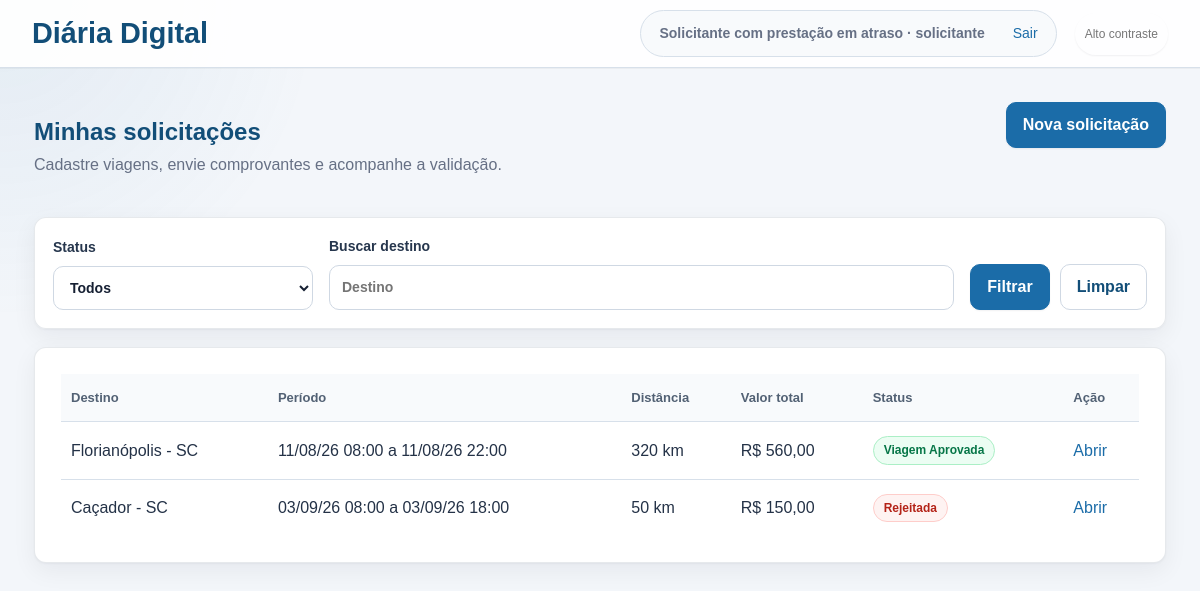
The app's page /solicitante (signed in) with its own data.
### tables this page shows
CREATE TABLE users (
                id INTEGER PRIMARY KEY AUTOINCREMENT,
                name TEXT NOT NULL,
                email TEXT NOT NULL UNIQUE,
                password_hash TEXT NOT NULL,
                role TEXT NOT NULL CHECK(role IN ('solicitante', 'validador'))
            , daily_group TEXT, registration TEXT, public_position TEXT, cpf TEXT);

CREATE TABLE requests (
                id INTEGER PRIMARY KEY AUTOINCREMENT,
                user_id INTEGER NOT NULL,
                destination TEXT NOT NULL,
                departure_date TEXT NOT NULL,
                return_date TEXT NOT NULL,
                objective TEXT NOT NULL,
                estimated_amount REAL NOT NULL,
                status TEXT NOT NULL DEFAULT 'rascunho',
                validator_comment TEXT,
                accountability_text TEXT,
                created_at TEXT NOT NULL,
                updated_at TEXT NOT NULL, daily_group TEXT, daily_range TEXT, has_overnight INTEGER DEFAULT 1, accountability_departure_time TEXT, accountability_arrival_time TEXT, transport_mode TEXT, departure_km REAL, arrival_km REAL, refund_amount REAL DEFAULT 0, departure_time TEXT, return_time TEXT, distance_km REAL, daily_factor REAL, base_amount REAL, overnight_count INTEGER DEFAULT 0, daily_quantity REAL,
                FOREIGN KEY(user_id) REFERENCES users(id)
            );

### app.py (the view)
@app.route("/solicitante")
@role_required("solicitante")
def requester_dashboard():
    user = current_user()
    overdue_accountability = get_overdue_accountability(user["id"])
    status_filter = request.args.get("status", "")
    search = request.args.get("q", "").strip()
    filters = ["user_id = ?"]
    params = [user["id"]]
    if status_filter:
        filters.append("status = ?")
        params.append(status_filter)
    if search:
        filters.append("destination LIKE ?")
        params.append(f"%{search}%")
    where_clause = " AND ".join(filters)
    with get_db() as db:
        requests = db.execute(
            f"SELECT * FROM requests WHERE {where_clause} ORDER BY created_at DESC",
            params,
        ).fetchall()
    return render_template(
        "requester_dashboard.html",
        requests=requests,
        overdue_accountability=overdue_accountability,
        selected_status=status_filter,
        search=search,
    )

### app.py (called while the page is built)
def get_db():
    conn = sqlite3.connect(DATABASE)
    conn.row_factory = sqlite3.Row
    return conn

def current_user():
    if "user_id" not in session:
        return None
    with get_db() as db:
        return db.execute("SELECT * FROM users WHERE id = ?", (session["user_id"],)).fetchone()

@app.context_processor
def inject_user():
    return {
        "current_user": current_user(),
        "daily_groups": DAILY_GROUPS,
        "daily_ranges": DAILY_RANGES,
        "status_labels": STATUS_LABELS,
        "role_labels": ROLE_LABELS,
    }

def get_overdue_accountability(user_id):
    deadline_date = (datetime.now().date() - timedelta(days=ACCOUNTABILITY_DEADLINE_DAYS)).isoformat()
    with get_db() as db:
        return db.execute(
            """
            SELECT *
            FROM requests
            WHERE user_id = ?
            AND return_date <= ?
            AND (
                (status = 'aprovada' AND (accountability_text IS NULL OR TRIM(accountability_text) = ''))
                OR status = 'prestacao_correcao_solicitada'
            )
            ORDER BY return_date ASC
            LIMIT 1
            """,
            (user_id, deadline_date),
        ).fetchone()

@app.template_filter("date_br")
def date_br(value):
    if not value:
        return ""
    return datetime.fromisoformat(value).strftime("%d/%m/%y")

@app.template_filter("moeda_br")
def moeda_br(value):
    amount = float(value or 0)
    formatted = f"{amount:,.2f}"
    return formatted.replace(",", "X").replace(".", ",").replace("X", ".")

@app.template_filter("decimal_br")
def decimal_br(value, places=1):
    if value is None:
        return "-"
    return f"{float(value):.{places}f}".replace(".", ",")

@app.template_filter("status_label")
def status_label(value):
    return STATUS_LABELS.get(value, str(value).replace("_", " ").title())

@app.template_filter("status_class")
def status_class(value):
    return f"status-{str(value).replace('_', '-')}"

def role_required(role):
    def decorator(view):
        @wraps(view)
        def wrapped_view(**kwargs):
            user = current_user()
            if user is None:
                return redirect(url_for("login"))
            if user["role"] != role:
                abort(403)
            return view(**kwargs)
        return wrapped_view
    return decorator

### templates/requester_dashboard.html (shortened to what this page needs)
{% extends "base.html" %}
{% block content %}
<div class="page-heading">
    <div>
        <h1>Minhas solicitações</h1>
        <p class="muted">Cadastre viagens, envie comprovantes e acompanhe a validação.</p>
    </div>
    {% if overdue_accountability %}
        <span class="button disabled">Nova solicitação</span>
    {% else %}
        <a class="button" href="{{ url_for('new_request') }}">Nova solicitação</a>
    {% endif %}
</div>
<form method="get" class="filter-bar">
    <label>
        Status
        <select name="status">
            <option value="">Todos</option>
        </select>
    </label>
    <label>
        Buscar destino
        <input type="search" name="q" value="{{ search }}" placeholder="Destino">
    </label>
    <div class="filter-actions">
        <button type="submit">Filtrar</button>
        <a class="button secondary" href="{{ url_for('requester_dashboard') }}">Limpar</a>
    </div>
</form>
<section class="table-card">
    <table>
        <thead>
            <tr>
                <th>Destino</th>
                <th>Período</th>
                <th>Distância</th>
                <th>Valor total</th>
                <th>Status</th>
                <th>Ação</th>
            </tr>
        </thead>
        <tbody>
            {% for item in requests %}
                <tr>
                    <td data-label="Destino">{{ item["destination"] }}</td>
                    <td data-label="Período">{{ item["departure_date"]|date_br }} {{ item["departure_time"] or "--:--" }} a {{ item["return_date"]|date_br }} {{ item["return_time"] or "--:--" }}</td>
                    <td data-label="Distância">{{ (item["distance_km"]|decimal_br(0) ~ " km") if item["distance_km"] is not none else "A preencher" }}</td>
                    <td data-label="Valor total">R$ {{ item["estimated_amount"]|moeda_br }}</td>
                    <td data-label="Status"><span class="badge {{ item['status']|status_class }}">{{ item["status"]|status_label }}</span></td>
                    <td data-label="Ação"><a href="{{ url_for('request_detail', request_id=item['id']) }}">Abrir</a></td>
                </tr>
            {% else %}
                <tr>
                    <td colspan="6" class="empty">Nenhuma solicitação cadastrada.</td>
                </tr>
            {% endfor %}
        </tbody>
    </table>
</section>
{% endblock %}

### templates/base.html (shortened to what this page needs)
<!doctype html>
<html lang="pt-BR">
<head>
    <link rel="stylesheet" href="{{ url_for('static', filename='estilos.css') }}">
</head>
<body>
    <header class="topbar">
        <a class="brand" href="{{ url_for('index') }}">Diária Digital</a>
        <div class="topbar-actions">
            {% if current_user %}
                <nav aria-label="Navegação principal">
                    <span>{{ current_user["name"] }} · {{ current_user["role"] }}</span>
                    <a href="{{ url_for('logout') }}">Sair</a>
                </nav>
            {% endif %}
            <button type="button" class="contrast-toggle" data-contrast-toggle aria-pressed="false">
            </button>
        </div>
    </header>
    <main id="conteudo-principal" class="container" tabindex="-1">
        {% block content %}{% endblock %}
    </main>
</body>
</html>

### records on screen
users: name "Solicitante com prestação em atraso", role "solicitante"
requests: destination "Florianópolis - SC", departure_date "11/08/26", departure_time "08:00", return_date "11/08/26", return_time "22:00", distance_km "320 km", estimated_amount|moeda_br "560,00", status|status_label "Viagem Aprovada"
requests: destination "Caçador - SC", departure_date "03/09/26", departure_time "08:00", return_date "03/09/26", return_time "18:00", distance_km "50 km", estimated_amount|moeda_br "150,00", status|status_label "Rejeitada"
